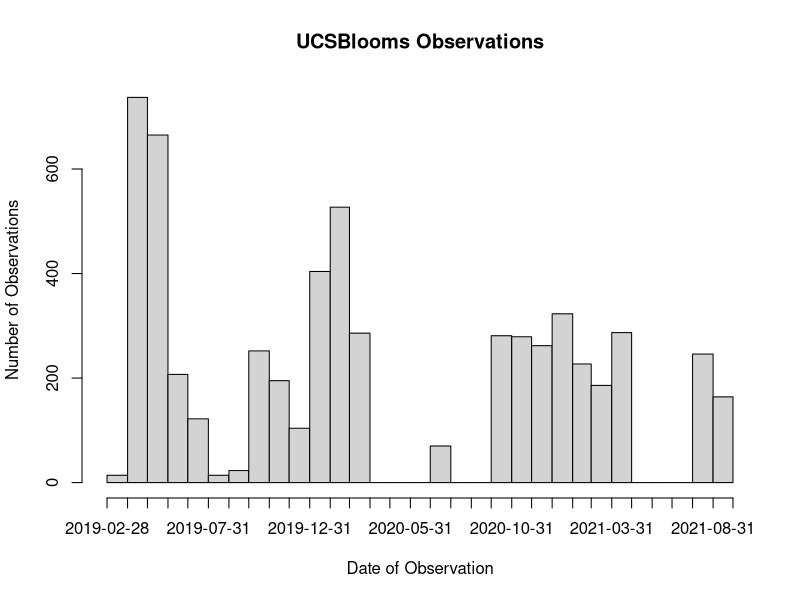
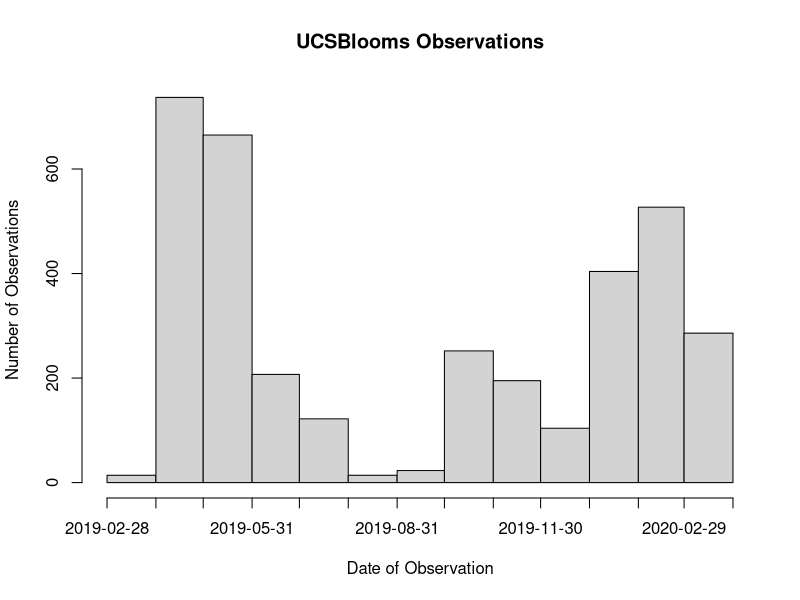

Write R code to recreate these figures, in order. (Note: this script raises an error after producing the figures.)
library(ggplot2)
library(lubridate)
library(dplyr)

#SUMMARY
#Complete data exported from iNaturlaist for all observations in project
Complete_Project<-read.csv("observations-537390.csv")
Complete_Project$day <- as.Date(Complete_Project$observed_on)
year_Project<-subset(Complete_Project,day <= "2020-04-01")
#Breakdown (basic stats) of the sub-projects & umbrella project 
Summary_SubProjects<-read.csv("iNat_Projects.csv")
Summary_SubProjects$month<- as.Date(Summary_SubProjects$month_year, "%m/%d/%y") #anytime within month assigned to first of month
year_SubProjects<-subset(Summary_SubProjects, month <="2020-04-01")
Summary_Project<-data.frame("observations"=5876,"observers"=39,"species"=396)


#SPECIES
#Top 8 species in UCSBlooms Project
ProjectSpecies<-data.frame("Hawthorn"=419,"Pride"=413,"brittlebush"=301,
                           "daisy"=273,"poppy"=228,"blue lily"= 203,
                           "lemonade berry"=151,"natal lily"=125)
#All UCSB Species same time frame
Summary_GeoPlant<-data.frame("observations"=9048,"observers"=331,"species"=547)
Summary_GeoAll<-data.frame("observations"=12833,"observers"=572,"species"=1146)
#top 8 species of all observations in same area/time
GeoSpecies<-data.frame("pride"=468,"brittlebush"=458,"hawthorn"=435,"poppy"=298,
                       "daisy"=288,"blue lily"=209,"lemonade berry"=179,"natal lily"=132)

#OBSERVERS AND OBSERVATIONS
#UCSBlooms Project - Vested Interest Observers Question
PublicObservers<- Complete_Project %>% filter(user_login!="avanwinden",user_login!="taylorc",
                                              user_login!="charliethrift",
                                              user_login!="michellelee",user_login!="excarpobro")
year_PublicObservers<-year_Project%>% filter(user_login!="avanwinden",user_login!="taylorc",
                                             user_login!="charliethrift",
                                             user_login!="michellelee",user_login!="excarpobro")
#historagm of all observations
hist(Complete_Project$day, "month",freq = TRUE, xlab="Date of Observation", 
     ylab="Number of Observations", main = "UCSBlooms Observations")
hist(year_Project$day, "month",freq = TRUE, xlab="Date of Observation", 
     ylab="Number of Observations", main = "UCSBlooms Observations")
#graph separating type of observation
Summary_SubProjects %>% ggplot(aes(x=month,y=observations,fill=bioblitz))+ 
  geom_col(position = "stack") 
year_SubProjects %>% ggplot(aes(x=month,y=observations,fill=bioblitz))+ 
  geom_col(position = "stack")


## did species counts go down? did observers knowing the focal species change anything?

## number of observations in bloom vs not in bloom?
Phenostages<-read.csv("Species with Phenostage.csv")
flowers<-Phenostages%>%filter(Phenostage!="2",Phenostage!="1",Phenostage!="7")
poppy<-Phenostages%>%filter(Species=="California Poppy")
poppy_flowers<-poppy%>%filter(Phenostage!="2",Phenostage!="1",Phenostage!="7")
hawthorn<-Phenostages%>%filter(Species=="Indian Hawthorn")
hawthorn_flowers<-hawthorn%>%filter(Phenostage!="2",Phenostage!="1",Phenostage!="7")
brittlebush<-Phenostages%>%filter(Species=="California Brittlebush")
brittlebush_flowers<-brittlebush%>%filter(Phenostage!="2",Phenostage!="1",Phenostage!="7")
pride<-Phenostages%>%filter(Species=="Pride of Madeira")
pride_flowers<-pride%>%filter(Phenostage!="2",Phenostage!="1",Phenostage!="7")
berry<-Phenostages%>%filter(Species=="Lemonade Berry")
berry_flowers<-berry%>%filter(Phenostage!="2",Phenostage!="1",Phenostage!="7")
daisy<-Phenostages%>%filter(Species=="Trailing African Daisy ")
daisy_flowers<-daisy%>%filter(Phenostage!="2",Phenostage!="1",Phenostage!="7")
# worth running a test 
#run a statistical tests for all 6 species? is the amount of bloom of poppy differnet than the others?
blooms<-data.frame(In_Bloom=c(128,138,119,110,43,162),total=c(149,262,162,285,85,191),
                   percent=c(85.90,52.67,73.46,38.60,50.59,84.82), 
                   row.names = c("Poppy","Hawthorn","Brittlebush","Pride","Berry","Daisy"))
percent_bloom<-c(85.90,52.67,73.46,38.60,50.59,84.82)
t<-chisq.test(percent) #i dont think this is correct

## any effects of the pandemic to explore?



